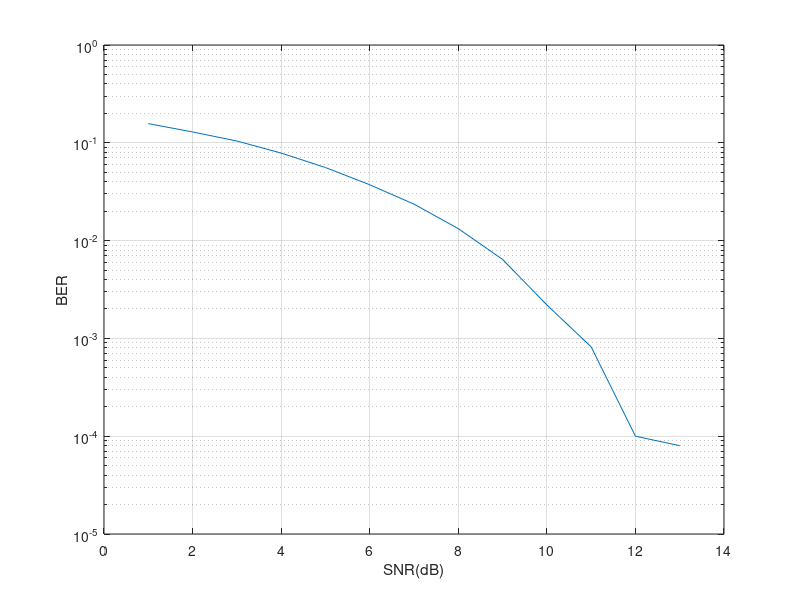

The MATLAB source for this figure:
clear all;          
clc;

  %generate random signals%
N=50000;

  % input('enter the no. of bits to be defined');
a=randsrc (1,N,[0,1]);

  %modulation
odd = a(1:2:end);
even = a(2:2:end);
for i=1:N/2
    if [odd(i) even(i)]==[0 0]
         b(i)=-1-j;
             end
     if[odd(i) even(i)] ==[0 1]
         b(i)=-1+j;
     end
     if [odd(i) even(i)]==[1 0]
         b(i)=1-j;
     end
if [odd(i) even(i)]==[1 1]
        b(i)=1+j;
end
   end


%         %noise
   for SNR_dB=-3:10
    n=SNR_dB+4;
       c=awgn(b,SNR_dB);
   
   
    
%    data = zeros(1,N);
%        %demodulation
%        
%        for v= 1:N
%            
%       if c(v) == (0/1)
%           data(v) = (atand(c(v))== [0 0]) ;
%           if c(v) == (1/0)
%               data(v) = (atand(c(v)) == [0 1]);
%               if c(v)== (-1/0)
%                   data(v) = (atand(c(v)) == [1 0]);
%               else
%                   data (v) = (atand(c(v))== [1 1]);
%               end
%           end
%       end
%        end
%       
%            
%    
%    
%               
%           
% 
%  %count error bits
%    
%  B = a - data;
%     BER(n) = length(find(B)) / N;
%     end
%   
% SNR_dB=-3:10
%    semilogy(SNR_dB,BER,'Color','k','Linewidth',2);
%   axis([-3 10 10^-5 0.5])
%  xlabel('SNR, dB');
%  ylabel('BER');
% %  title('Error Probability (BPSK)');

%demodulation
for i=1:N/2
    realc=real(c(i));
    imagc=imag(c(i));
    angl(i)=atan2(imagc,realc);
    angl(i)=angl(i)*180/pi;
end

      
for i=1:N/2
    if angl(i)<-90 && angl(i)>-180
       eveno(i)=0; 
       oddo(i)=0;
    end
        if angl(i)<0 && angl(i)>-90
            eveno(i)=0; 
            oddo(i)=1;
        end
            if angl(i)>0 && angl(i)<90
            eveno(i)=1;
            oddo(i)=1;
            end
            if angl(i)>90 && angl(i)<180
                eveno(i)=1;
                oddo(i)=0;
            end
end
 p=1;       
for i=1:N/2
    rx(p)=oddo(i);
    p=p+1;
    rx(p)=eveno(i);
    p=p+1;
end
 %count error bits
   
    B = a - rx;
    BER(n) = length(find(B)) / N;
    end
   
  semilogy(1:14,BER);
  xlabel('SNR(dB)');
  ylabel('BER');
  grid on;
